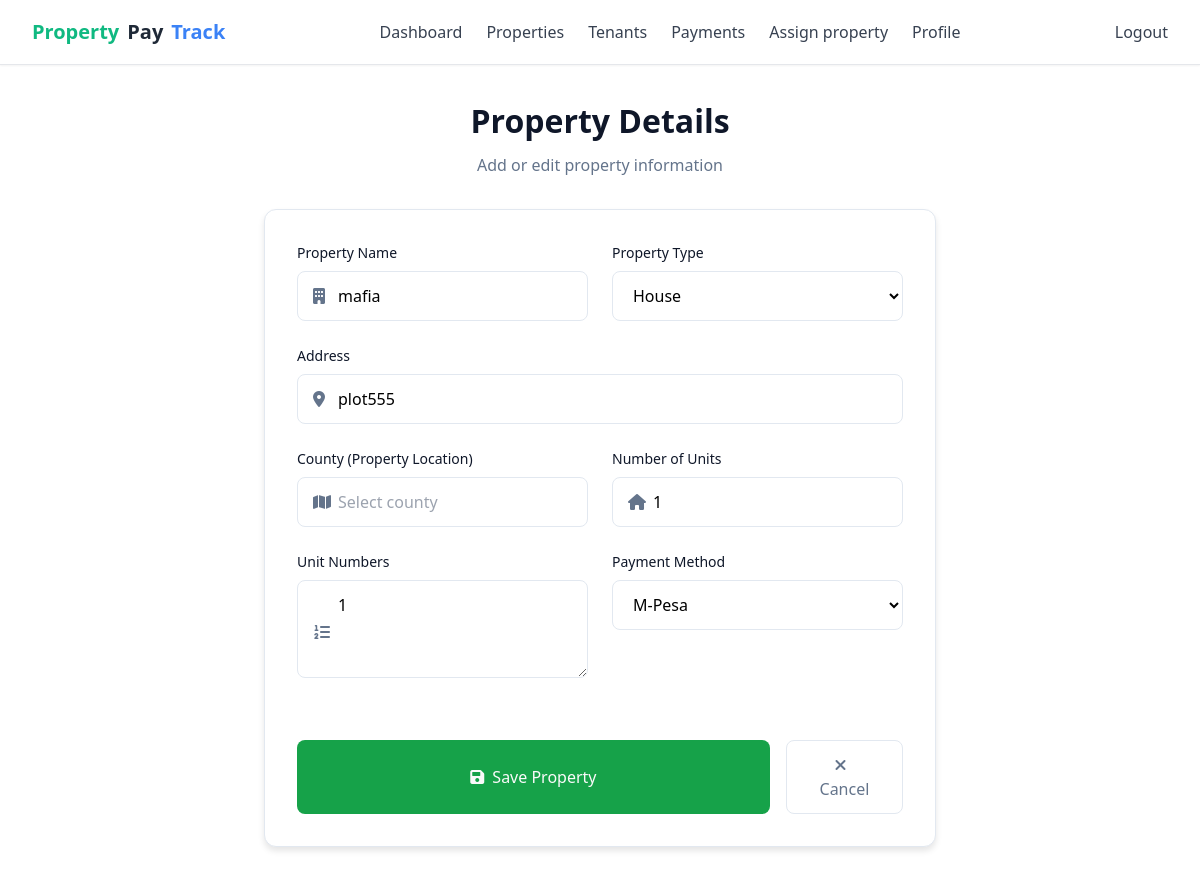
The page /properties/edit/1 (signed in) on the database as committed earlier.
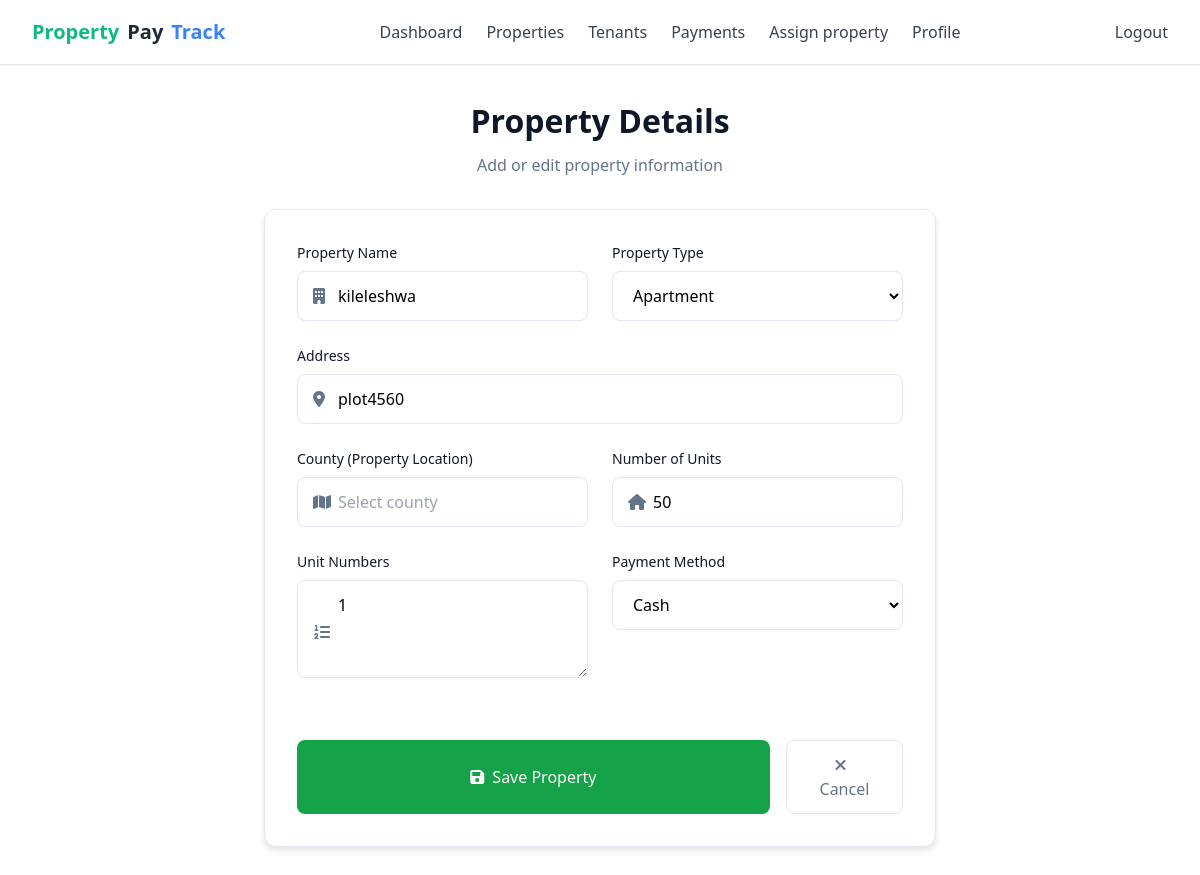
The same page on the database as committed later.
### app/models.py (models this page shows, shortened)
class Property(db.Model):
    __tablename__ = 'property'
    id = db.Column(db.Integer, primary_key=True)
    name = db.Column(db.String(255), nullable=False)
    address = db.Column(db.String(255), nullable=False)
    payment_method = db.Column(db.String(20), nullable=True)
    transaction_id = db.Column(db.String(120), nullable=True)
    paybill_number = db.Column(db.String(20), nullable=True)
    fees = db.Column(db.Numeric(10, 2), nullable=True)
    tenants = db.relationship('Tenant', back_populates='property', cascade="all, delete-orphan", lazy=True)
    status = db.Column(db.String(20), default='pending')
    property_type = db.Column(db.String(50), nullable=False)
    number_of_units = db.Column(db.Integer, nullable=False, default=1)
    landlord_id = db.Column(db.Integer, db.ForeignKey('user.id', ondelete='CASCADE'), nullable=False, index=True)
    county_name = db.Column(db.String(100), nullable=False)
    amenities = db.Column(db.Text, nullable=True)
    utility_bill_types = db.Column(db.Text, nullable=True)
    unit_numbers = db.Column(db.Text, nullable=False)
    deposit_amount = db.Column(db.Numeric(10, 2), nullable=True)
    deposit_policy = db.Column(db.Text, nullable=True)
    created_at = db.Column(db.DateTime, default=lambda: datetime.now(timezone.utc))
    updated_at = db.Column(db.DateTime, default=lambda: datetime.now(timezone.utc), onupdate=lambda: datetime.now(timezone.utc))
    units = db.relationship('Unit', back_populates='property', lazy=True)  # 🔄 Use back_populates here
    @property
    def amenities_list(self):
        try:
            return json.loads(self.amenities) if self.amenities else []
        except json.JSONDecodeError:
            return self.amenities.split(',') if self.amenities else []
    @property
    def utility_bill_list(self):
        try:
            return json.loads(self.utility_bill) if self.utility_bill else []
        except json.JSONDecodeError:
            return self.utility_bill.split(',') if self.utility_bill else []

### app/routes.py (the view)
@main.route('/properties/edit/<int:id>', methods=['GET', 'POST'])
@login_required
@roles_required('landlord')
def property_edit(id):
    property = Property.query.get_or_404(id)
    if property.landlord_id != current_user.id:
        flash(_l('You do not have permission to edit this property.'), 'danger')
        return redirect(url_for('main.properties_list'))
    form = PropertyForm(obj=property)
    if form.validate_on_submit():
        form.populate_obj(property)
        db.session.commit()
        flash(_l('Property updated successfully!'), 'success')
        return redirect(url_for('main.properties_list'))
    return render_template('properties/add_edit.html', form=form, edit=True)

### app/routes.py (called while the page is built)
def roles_required(*required_roles):
    def decorator(f):
        @wraps(f)
        def decorated_function(*args, **kwargs):
            if not current_user.is_authenticated:
                return redirect(url_for('main.login'))
            user_roles = {role.name for role in current_user.roles}
            if not set(required_roles).issubset(user_roles):
                flash(_l('You do not have the required permissions to access this page.'), 'danger')
                return redirect(url_for('main.index'))
            return f(*args, **kwargs)
        return decorated_function
    return decorator

### app/templates/properties/add_edit.html (shortened to what this page needs)
<!DOCTYPE html>
<html lang="en">
<head>
  <link href="https://cdn.jsdelivr.net/npm/tailwindcss@2.2.19/dist/tailwind.min.css" rel="stylesheet">
  <link rel="stylesheet" href="https://cdnjs.cloudflare.com/ajax/libs/font-awesome/6.0.0-beta3/css/all.min.css">
</head>
<body>
    <nav class="bg-white/80 backdrop-blur-md border-b border-gray-200 shadow-sm sticky top-0 z-50">
      <div class="max-w-7xl mx-auto px-4 sm:px-6 lg:px-8">
        <div class="flex justify-between h-16">
          <div class="flex items-center space-x-4">
            <a href="{{ url_for('main.landlord_dashboard') }}" class="flex items-center space-x-2 text-xl font-semibold text-gray-800">
              <span class="text-green-500 font-bold">Property</span><span class="text-orange-500 font-bold">Pay</span><span class="text-blue-500 font-bold">Track</span>
            </a>
          </div>
          <div class="hidden md:flex items-center space-x-6">
            <a href="{{ url_for('main.landlord_dashboard') }}" class="text-gray-700 hover:text-indigo-600 transition">Dashboard</a>
            <a href="{{ url_for('main.properties_list') }}" class="text-gray-700 hover:text-indigo-600 transition">Properties</a>
            <a href="{{ url_for('main.tenants_list') }}" class="text-gray-700 hover:text-indigo-600 transition">Tenants</a>
            <a href="{{ url_for('main.payments_history') }}" class="text-gray-700 hover:text-indigo-600 transition">Payments</a>
            <a href="{{ url_for('main.assign_property') }}" class="text-gray-700 hover:text-indigo-600 transition">Assign property</a>
            <a href="{{ url_for('auth.profile') }}" class="text-gray-700 hover:text-indigo-600 transition">Profile</a>
          </div>
          <div class="flex items-center space-x-4">
            <a href="{{ url_for('auth.logout') }}" class="hidden md:inline-block text-gray-700 hover:text-indigo-600 transition">Logout</a>
          </div>
        </div>
      </div>
    </nav>
  <div class="container">
    <div class="page-header">
      <h1 class="page-title">{{ _('Property Details') }}</h1>
      <p class="page-subtitle">{{ _('Add or edit property information') }}</p>
    </div>
    <div class="form-card">
      <form method="POST" novalidate>
        <div class="form-row">
          <div class="form-group">
            {{ form.name.label(class_="form-label") }}
            <div class="input-icon">
              <i class="fas fa-building"></i>
              {{ form.name(class_="form-input", placeholder=_("Enter property name")) }}
            </div>
          </div>
          <div class="form-group">
            {{ form.property_type.label(class_="form-label") }}
            {{ form.property_type(class_="form-select") }}
          </div>
        </div>
        <div class="form-group">
          {{ form.address.label(class_="form-label") }}
          <div class="input-icon">
            <i class="fas fa-map-marker-alt"></i>
            {{ form.address(class_="form-input", placeholder=_("Enter full address")) }}
          </div>
        </div>
        <div class="form-row">
          <div class="form-group">
            {{ form.county.label(class_="form-label") }}
            <div class="input-icon">
              <i class="fas fa-map"></i>
              {{ form.county(class_="form-input", placeholder=_("Select county")) }}
            </div>
          </div>
          <div class="form-group">
            {{ form.number_of_units.label(class_="form-label") }}
            <div class="input-icon">
              <i class="fas fa-home"></i>
              {{ form.number_of_units(class_="form-input", placeholder=_("Number of units")) }}
            </div>
          </div>
        </div>
        <div class="form-row">
          <div class="form-group">
            {{ form.unit_numbers.label(class_="form-label") }}
            <div class="input-icon">
              <i class="fas fa-list-ol"></i>
              {{ form.unit_numbers(class_="form-input", placeholder=_("e.g., 1A, 1B, 2A, 2B")) }}
            </div>
          </div>
          <div class="form-group">
            {{ form.payment_method.label(class_="form-label") }}
            {{ form.payment_method(class_="form-select") }}
          </div>
        </div>
        <div class="button-group">
          <button type="submit" class="btn-primary">
            <i class="fas fa-save mr-2"></i>{{ _('Save Property') }}
          </button>
          <a href="{{ url_for('main.properties_list') }}" class="btn-secondary">
            <i class="fas fa-times mr-2"></i>{{ _('Cancel') }}
          </a>
        </div>
      </form>
    </div>
  </div>
</body>
</html>

### app/templates/properties/add_edit.html (style rules this page uses)
:root { --primary: 142 76% 36%; --primary-foreground: 0 0% 98%; --secondary: 25 95% 53%; --accent: 43 74% 49%; --background: 0 0% 100%; --card: 0 0% 100%; --muted: 210 40% 96.1%; --muted-foreground: 215.4 16.3% 46.9%; --border: 214.3 31.8% 91.4%; --destructive: 0 84.2% 60.2%; --foreground: 222 47% 11%; }
.form-card { background: hsl(var(--card)); border: 1px solid hsl(var(--border)); border-radius: 0.75rem; padding: 2rem; box-shadow: 0 4px 6px rgba(0, 0, 0, 0.1); max-width: 42rem; margin: 0 auto; }
.form-group { margin-bottom: 1.5rem; }
.form-label { display: block; font-size: 0.875rem; font-weight: 500; color: hsl(var(--foreground)); margin-bottom: 0.5rem; }
.form-input, .form-select, .form-textarea { width: 100%; padding: 0.75rem 1rem; border: 1px solid hsl(var(--border)); border-radius: 0.5rem; background: hsl(var(--background)); font-size: 1rem; transition: all 0.3s ease; }
.btn-primary { background: hsl(var(--primary)); color: hsl(var(--primary-foreground)); border: none; padding: 0.75rem 2rem; border-radius: 0.5rem; font-weight: 500; font-size: 1rem; width: 100%; cursor: pointer; transition: all 0.3s ease; }
.btn-secondary { background: transparent; color: hsl(var(--muted-foreground)); border: 1px solid hsl(var(--border)); padding: 0.75rem 2rem; border-radius: 0.5rem; font-weight: 500; font-size: 1rem; cursor: pointer; transition: all 0.3s ease; text-decoration: none; display: inline-block; text-align: center; }
.form-row { display: grid; grid-template-columns: 1fr; gap: 1.5rem; }
@media (min-width: 768px) { .form-row { grid-template-columns: repeat(2, 1fr); } }
.container { max-width: 1200px; margin: 0 auto; padding: 2rem 1rem; }
.page-header { text-align: center; margin-bottom: 2rem; }
.page-title { font-size: 2rem; font-weight: 700; color: hsl(var(--foreground)); margin-bottom: 0.5rem; }
.page-subtitle { color: hsl(var(--muted-foreground)); font-size: 1rem; }
.button-group { display: flex; gap: 1rem; margin-top: 2rem; }
.input-icon { position: relative; }
.input-icon i { position: absolute; left: 1rem; top: 50%; transform: translateY(-50%); color: hsl(var(--muted-foreground)); }
.input-icon .form-input { padding-left: 2.5rem; }

Rows that differ between the two databases and show on the page:
changed Property: name "mafia" → "kileleshwa"; property_type "House" → "Apartment"; address "plot555" → "plot4560"; number_of_units "1" → "50"; payment_method "M-Pesa" → "Cash"
